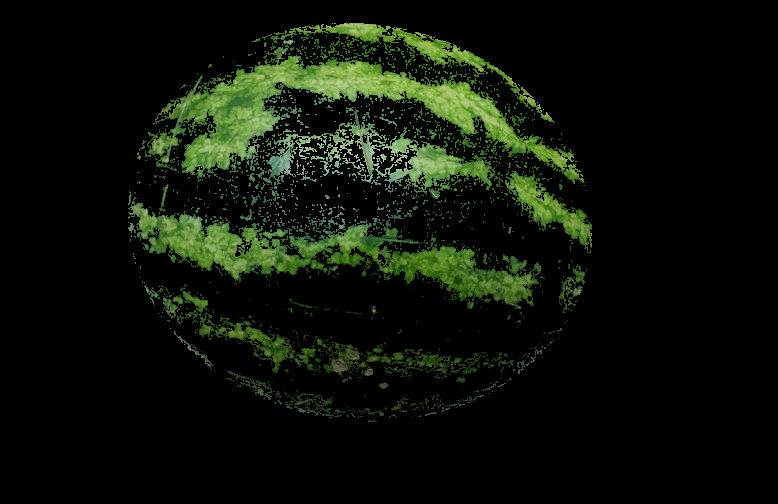
%> input picture Görüntü işleme/karpuz.png, 778 x 504 px
$ octave ders2.m   (GNU Octave 9; MATLAB toolbox functions it lacks are replaced by stand-ins)
%> lines starting %> are read from the running program, lines starting %| are printed output that depends on the picture; in (x1, y1, x2, y2) boxes, pixels count from 0 and x2, y2 are one past the last pixel; in counts of white or black regions, pixels touching at a corner belong together; the program's own positions count from 1
clc;
clear all;
r1=imread('karpuz.png');
%> r1 is the input picture: size 504x778x3 uint8; mean R, G, B 12.2, 18.2, 8
gray=rgb2gray(r1);
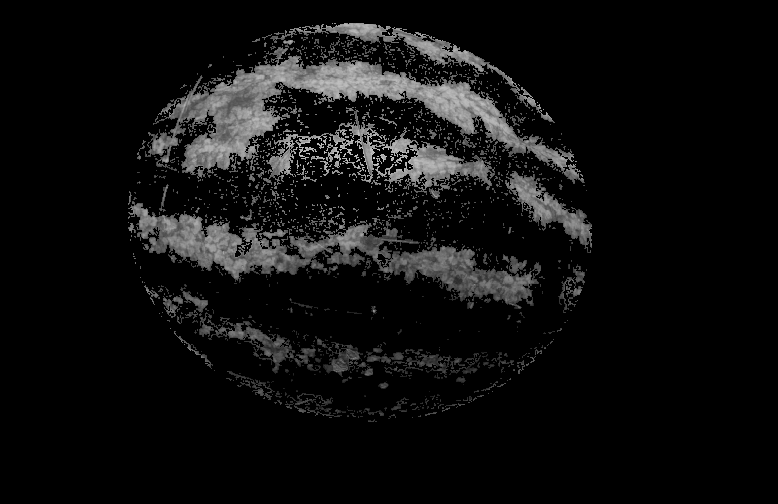
%> gray: size 504x778 uint8; min 0, max 206, mean 15.2
rChannel=r1(:,:,1);
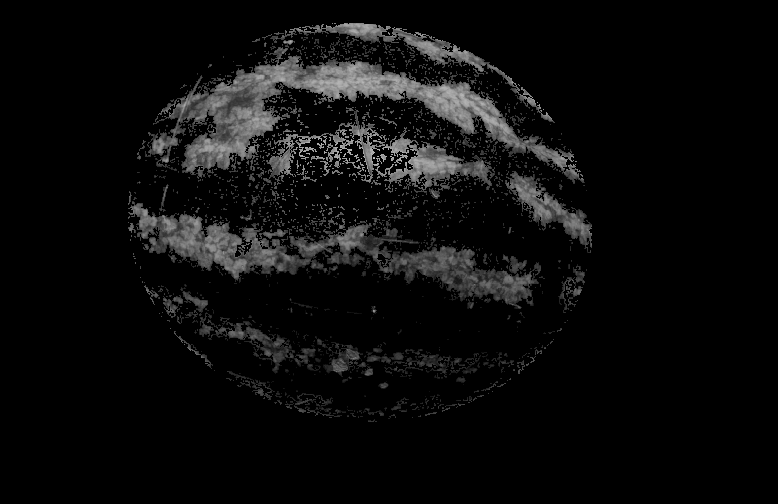
%> rChannel: size 504x778 uint8; min 0, max 191, mean 12.2
gChannel=r1(:,:,2);
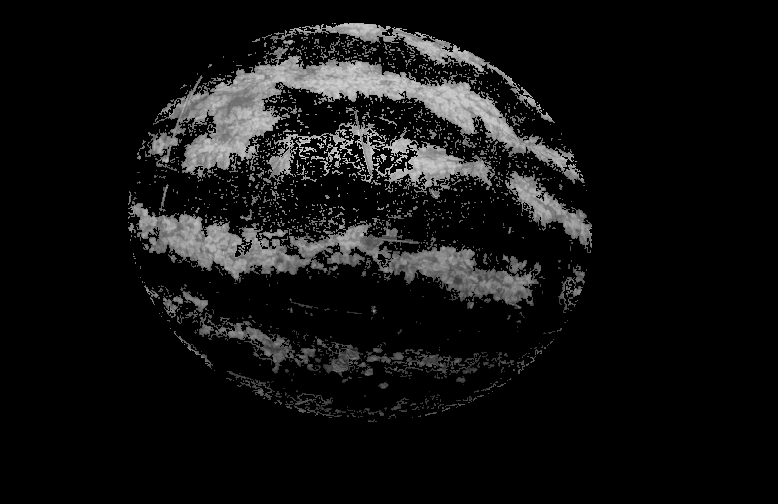
%> gChannel: size 504x778 uint8; min 0, max 219, mean 18.2
bChannel=r1(:,:,3);
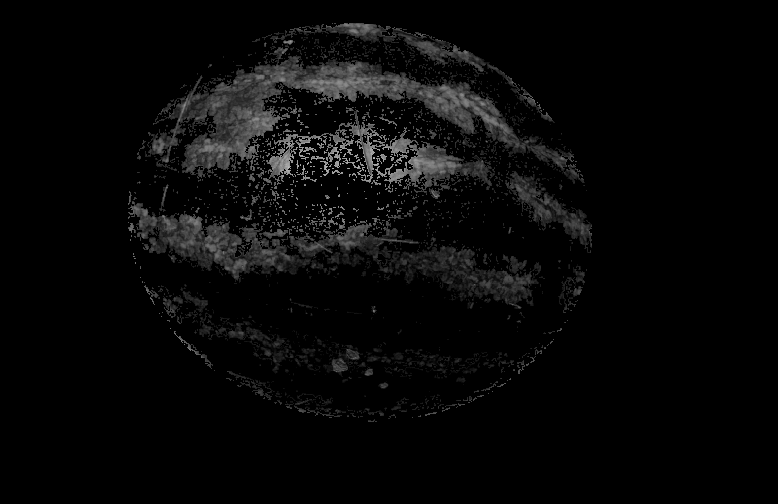
%> bChannel: size 504x778 uint8; min 0, max 191, mean 8
backgroundIDX= gray==0;
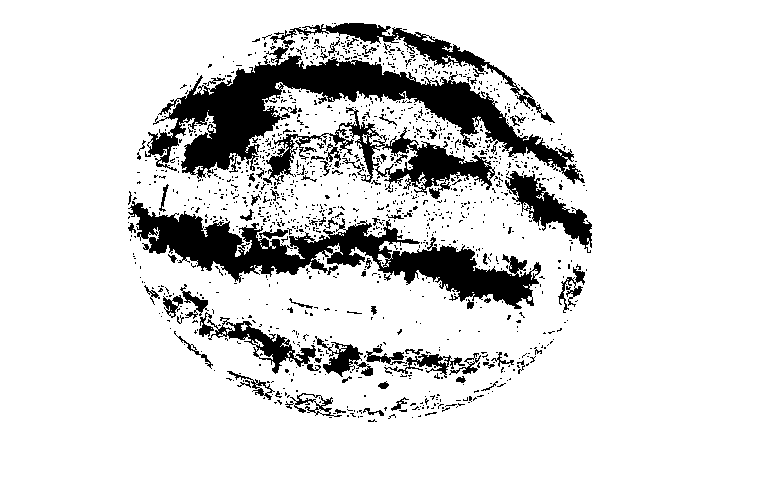
%> backgroundIDX: size 504x778 logical; 86.4% white; 1190 black regions (1107 under 20 px), largest, box (x1, y1, x2, y2) and area: (145, 23, 585, 184) 19826, (128, 201, 541, 309) 13801, (263, 107, 495, 199) 4908

rA=uint8(mean(rChannel(~backgroundIDX)));
%> rA = 89
gA=uint8(mean(gChannel(~backgroundIDX)));
%> gA = 134
bA=uint8(mean(bChannel(~backgroundIDX)));
%> bA = 59
rChannel(~backgroundIDX)=rA;
gChannel(~backgroundIDX)=gA;
bChannel(~backgroundIDX)=bA;
Yeniimage=cat(3,rChannel,gChannel,bChannel);
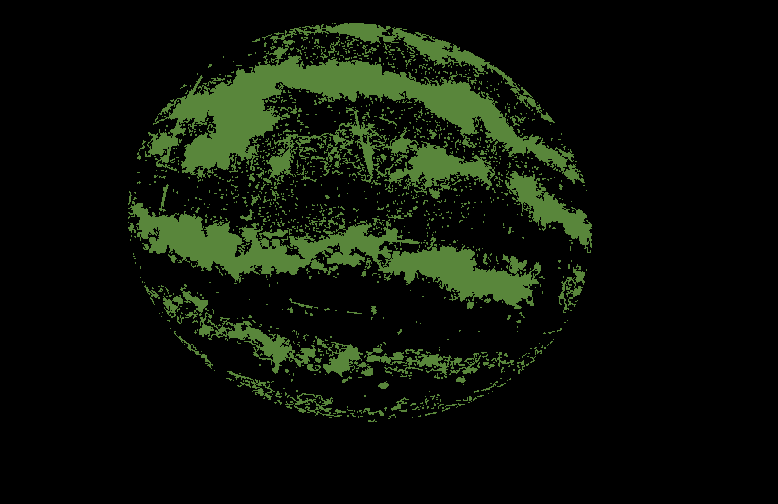
%> Yeniimage: size 504x778x3 uint8; mean R, G, B 12.1, 18.2, 8
figure,imshow(Yeniimage),title('Karpuzzzz')

$ run again, with Görüntü işleme/halkalar.png copied over Görüntü işleme/karpuz.png
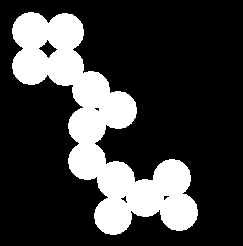
%> input picture Görüntü işleme/halkalar.png, 243 x 246 px
%> r1 is the input picture: size 246x243x3 uint8; min 0, max 255, mean 60.3
%> `backgroundIDX= gray==0;`:
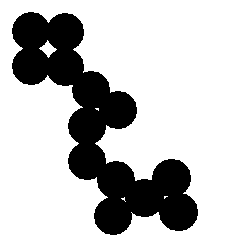
%> backgroundIDX: size 246x243 logical; 76.3% white; 1 black region, box (x1, y1, x2, y2) and area: (12, 12, 198, 235) 14196
%> rA = 254
